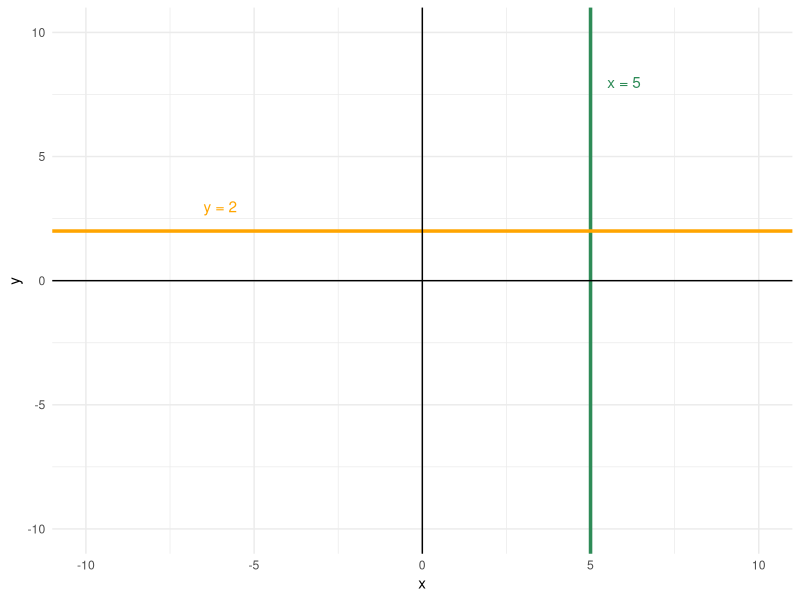
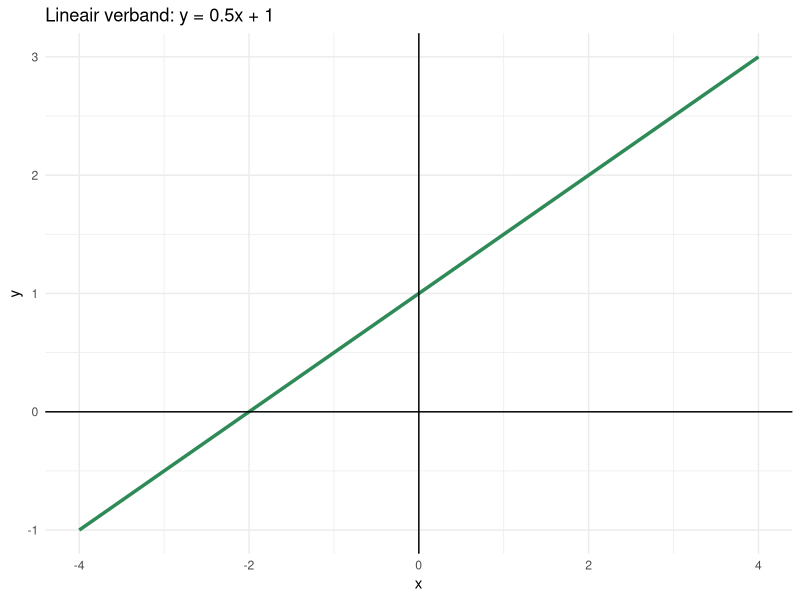
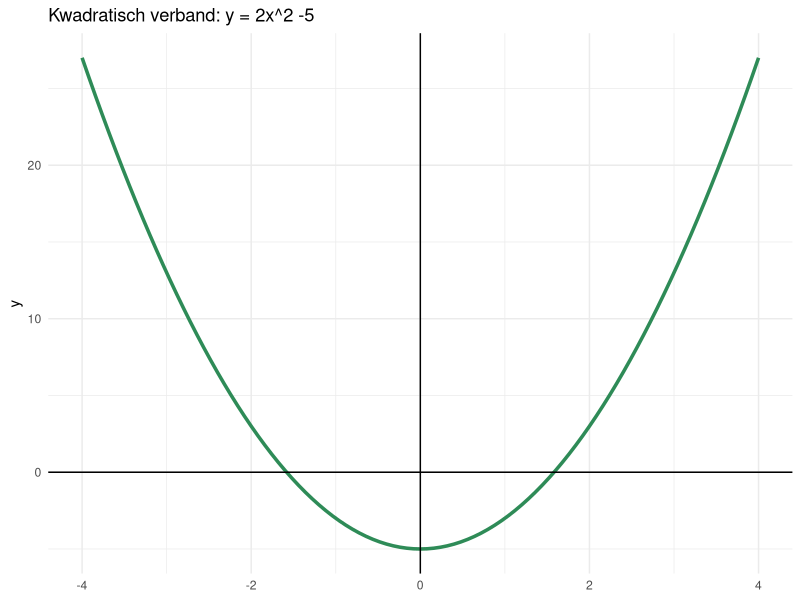
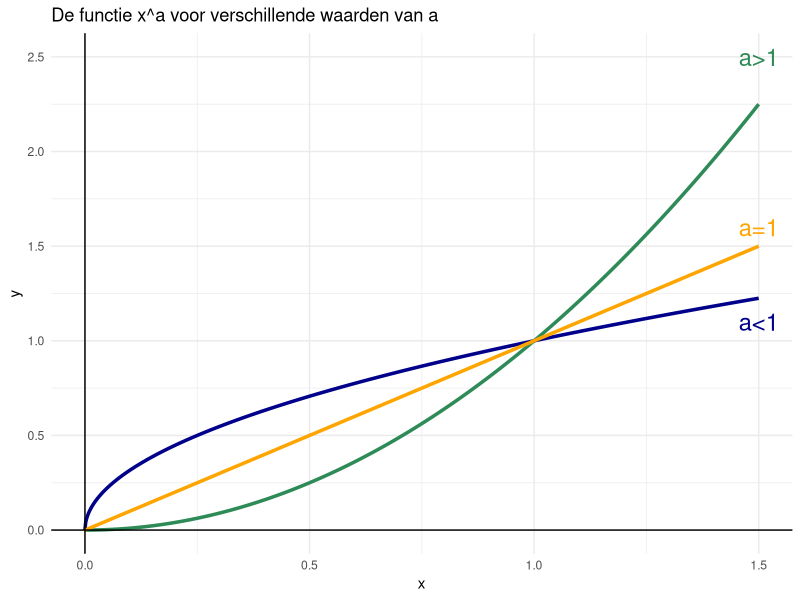
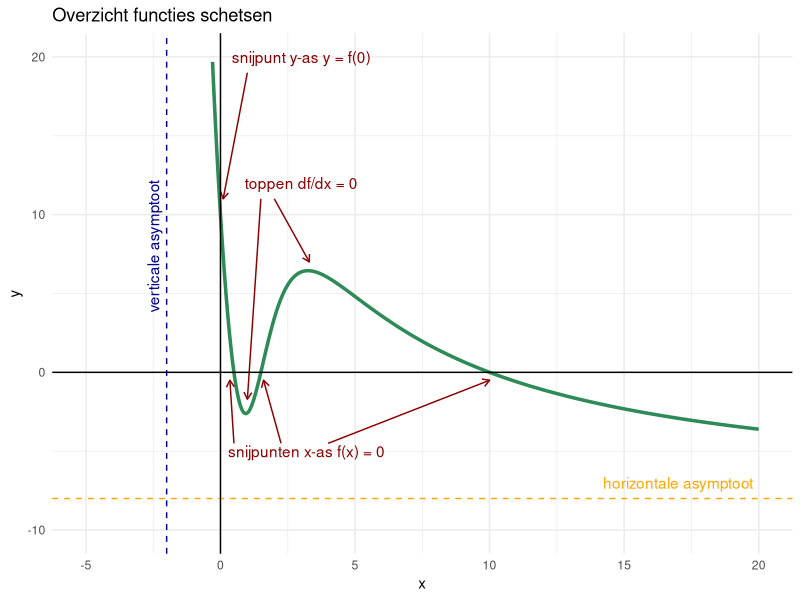

These figures' R source, in order:
## ---- chunk 1
#| label: fig-draw-line
#| fig-cap: "De grafiek voor de functie y = 2 is een rechte horizontale lijn. De grafiek voor de functie x = 5 is een rechte verticale lijn."
library(ggplot2)
ggplot() +
  geom_vline(xintercept = 5, colour = "seagreen", linewidth = 1.2) +
  annotate("text", x = 6, y = 8, colour = "seagreen", label = "x = 5") +
  geom_hline(yintercept = 2, colour = "orange", linewidth = 1.2) +
  annotate("text", x = -6, y = 3, colour = "orange", label = "y = 2") +
  xlim(-10, 10) +
  ylim(-10, 10) +
  theme_minimal() +
  geom_hline(yintercept = 0) +
  geom_vline(xintercept = 0) 
## ---- chunk 2
#| label: fig-algebra-lineair
#| fig-cap: "Voorbeeld lineair verband."
library(ggplot2)
a <- 0.5
b <- 1
x <- seq(-4, 4, 1)
y <- a*x + b
ggplot() + 
  geom_line(aes(x = x, y = y), colour = "seagreen", linewidth = 1.2) +
  theme_minimal() +
  labs(title = paste0("Lineair verband: y = ", a, "x", 
                      ifelse(b>0, " + ", " "), b))  +
  geom_hline(yintercept = 0) +
  geom_vline(xintercept = 0)
## ---- chunk 3
#| label: fig-algebra-kwadratisch
#| fig-cap: "Voorbeeld kwadratisch verband."
library(ggplot2)
a <- 2
b <- 0
c <- - 5
ggplot() + 
  stat_function(fun = function(x) a*x^2 + b*x + c, colour = "seagreen", linewidth = 1.2) +
  theme_minimal() +
  labs(title = paste0("Kwadratisch verband: y = ", a, "x^2", 
                      ifelse(b==0, "", c(ifelse(b>0, " + ", " "), b, "x")), 
                      ifelse(c>0, " + ", " "), c)) +
  xlim(c(-4, 4)) +
  geom_hline(yintercept = 0) +
  geom_vline(xintercept = 0)
## ---- chunk 4
#| label: fig-draw-machtsfuncties
#| fig-cap: "De grafiek van de functie x^a is een rechte lijn voor a = 1, convex voor a > 1 en concaaf voor a < 1."

library(ggplot2)
a <- 2
x_min <- 0
x_max <- 1.5

ggplot() + 
  stat_function(fun = function(x) x^2 , n=1000, colour = "seagreen", linewidth = 1.2) +
  stat_function(fun = function(x) x^0.5 ,n=1000,  colour = "darkblue", linewidth = 1.2) +
  stat_function(fun = function(x) x^1 , n=10,  colour = "orange", linewidth = 1.2) +
  xlim(x_min, x_max) +
  theme_minimal() +
  geom_text(aes(x=1.5, y=2.5),size=6,label="a>1", col="seagreen") +
  geom_text(aes(x=1.5, y=1.1),size=6,label="a<1", col="darkblue") +
  geom_text(aes(x=1.5, y=1.6),size=6,label="a=1", col="orange") +
  xlab("x") +
  ylab("y") +
  geom_hline(yintercept = 0) +
  geom_vline(xintercept = 0) +
  ggtitle("De functie x^a voor verschillende waarden van a")
## ---- chunk 5
#| label: fig-draw-overzicht
#| fig-cap: "Overzicht van alle hulpmiddelen die nuttig zijn bij het schetsen van een functie. De weergegeven functie is f(x) = -((2x-1)(x-10)(4x-6))/(x^3+6)"
#| fig-width: 8
library(ggplot2)
ggplot() +
  stat_function(fun = function(x) -((2*x-1)*(x-10)*(4*x-6))/(x^3+6), n=1000, colour = "seagreen", linewidth = 1.2) +
  # Verticale asymptoot
  geom_vline(xintercept = -2, colour = "darkblue", linetype = "dashed") +
  annotate("text", x = -2.5, y = 8, colour = "darkblue", label = "verticale asymptoot", angle = 90) +
  # Horizontale asymptoot
  geom_hline(yintercept = -8, colour = "orange", linetype = "dashed") +
  annotate("text", x = 17, y = -7, colour = "orange", label = "horizontale asymptoot") +
  # Toppen
  annotate("text", x = 3, y = 12, colour = "darkred", label = "toppen df/dx = 0") +
  geom_segment(aes(x = 1.5, y = 11, xend = 1, yend = -1.7),
               arrow = arrow(length = unit(0.2, "cm")), colour = "darkred") +  
  geom_segment(aes(x = 2, y = 11, xend = 3.3, yend = 7),
               arrow = arrow(length = unit(0.2, "cm")), colour = "darkred") +
  # Snijpunten x-ax
  annotate("text", x = 3.2, y = -5, colour = "darkred", label = "snijpunten x-as f(x) = 0") +
  geom_segment(aes(x = 0.5, y = -4.5, xend = 0.35, yend = -0.5),
               arrow = arrow(length = unit(0.2, "cm")), colour = "darkred") +
  geom_segment(aes(x = 2.25, y = -4.5, xend = 1.6, yend = -0.5),
               arrow = arrow(length = unit(0.2, "cm")), colour = "darkred") +
  geom_segment(aes(x = 4, y = -4.5, xend = 10, yend = -0.5),
               arrow = arrow(length = unit(0.2, "cm")), colour = "darkred") +
  # Snijpunt y-as
  annotate("text", x = 3, y = 20, colour = "darkred", label = "snijpunt y-as y = f(0)") +
  geom_segment(aes(x = 1, y = 19, xend = 0.1, yend = 11),
               arrow = arrow(length = unit(0.2, "cm")), colour = "darkred") +
  xlim(-5, 20) +
  ylim(-10, 20) +
  theme_minimal() +
  geom_hline(yintercept = 0) +
  geom_vline(xintercept = 0) +
  ggtitle("Overzicht functies schetsen")
